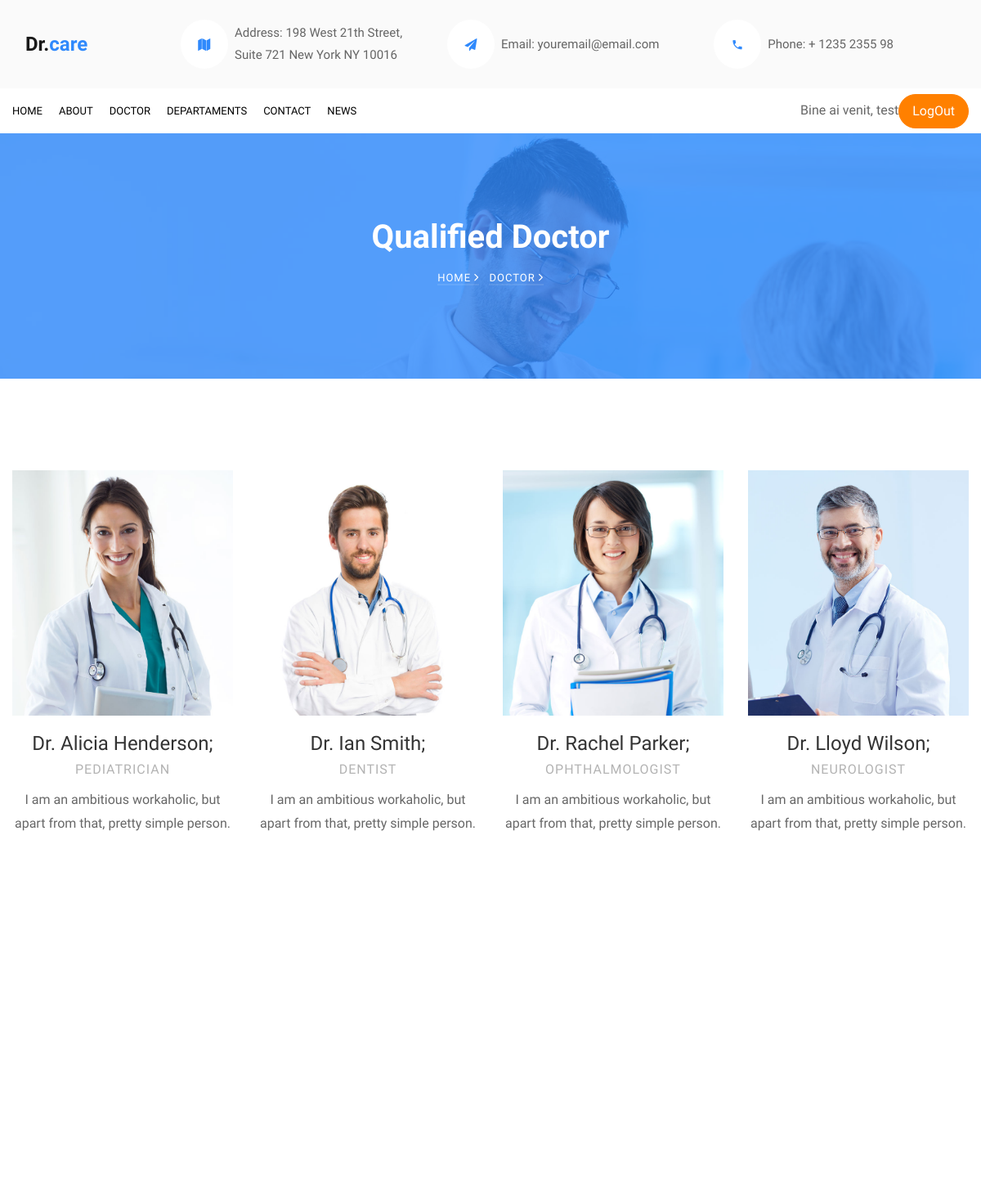
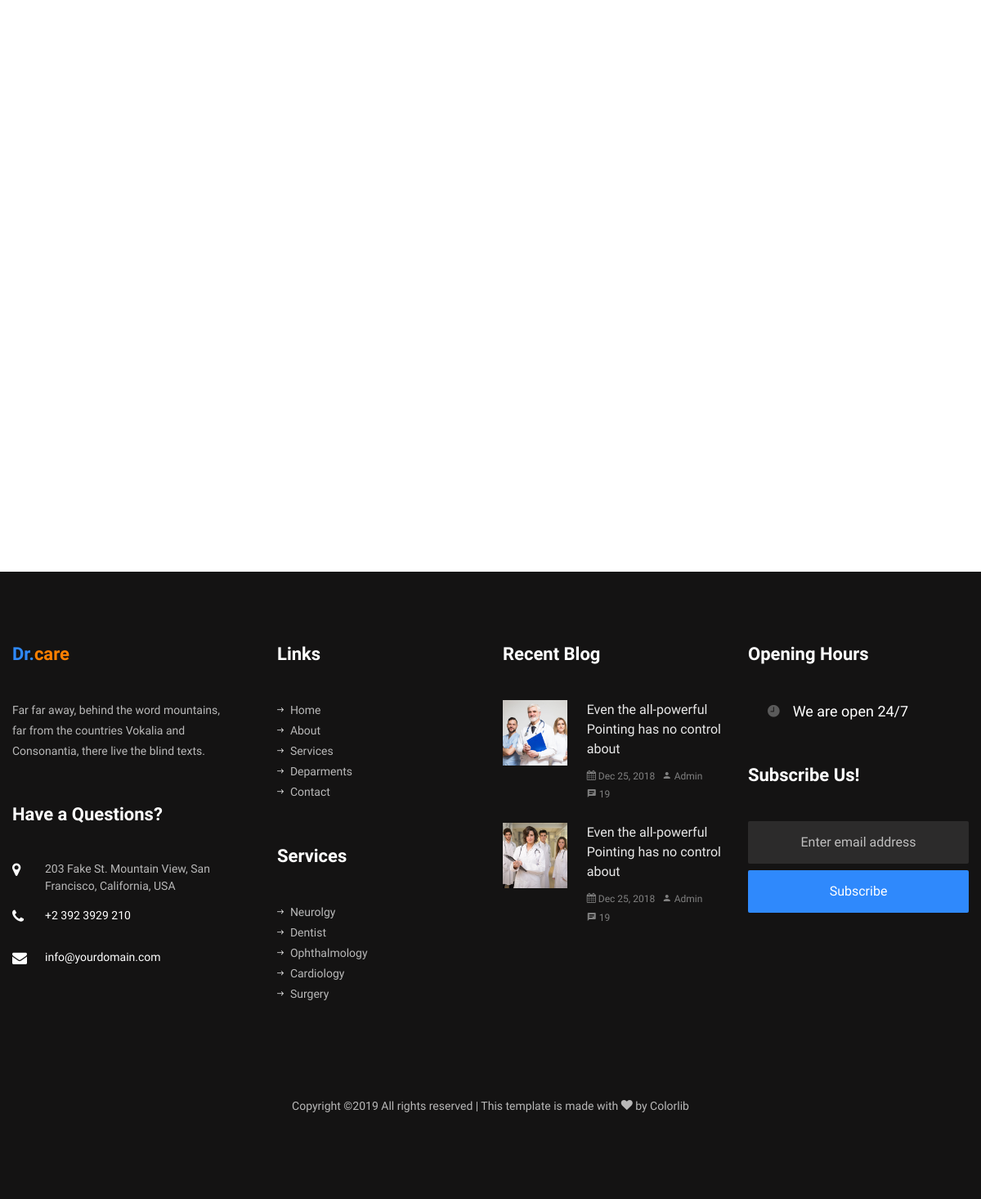
Screenshot of /doctor.php (signed in) with the database file from the repository (2 pictures, top to bottom).
### tables this page shows
CREATE TABLE IF NOT EXISTS `menu` (
  `id` int(11) NOT NULL AUTO_INCREMENT,
  `name` varchar(30) NOT NULL,
  `link` varchar(30) NOT NULL,
  PRIMARY KEY (`id`)
);

CREATE TABLE IF NOT EXISTS `doctor` (
  `id` int(11) NOT NULL AUTO_INCREMENT,
  `name` varchar(40) NOT NULL,
  `img` varchar(100) NOT NULL,
  `descriere` varchar(200) NOT NULL,
  `specializare` varchar(20) NOT NULL,
  PRIMARY KEY (`id`)
);

### doctor.php (the view, shortened to what this page needs)
<html lang="en">
    <?php include(ROOT_PATH . "/php/functions.php"); ?>
    <?php include("parts/head.php"); ?>
  <body>
    <?php include("parts/headinfo.php"); ?>
    <?php include("parts/menu.php") ?>
    <section class="hero-wrap hero-wrap-2" style="background-image: url('images/bg_1.jpg');" data-stellar-background-ratio="0.5">
      <div class="overlay"></div>
      <div class="container">
        <div class="row no-gutters slider-text align-items-center justify-content-center">
          <div class="col-md-9 ftco-animate text-center">
            <h1 class="mb-2 bread">Qualified <?php echo $vector[2] ?></h1>
            <p class="breadcrumbs"><span class="mr-2"><a href="index.html">Home <i class="ion-ios-arrow-forward"></i></a></span> <span>Doctor <i class="ion-ios-arrow-forward"></i></span></p>
          </div>
        </div>
      </div>
    </section>
		<section class="ftco-section">
			<div class="container">
				<div class="row">
                          <?php
                         $selectDoctor = "SELECT * FROM `doctor` ORDER BY id DESC LIMIT 4";
                         $resultSelectDoctor  = $conn->query($selectDoctor);
                             if ($resultSelectDoctor->num_rows > 0) {
            while($row = $resultSelectDoctor->fetch_assoc()) {
            echo '					<div class="col-md-6 col-lg-3 ftco-animate">
						<div class="staff">
							<div class="img-wrap d-flex align-items-stretch">
								<div class="img align-self-stretch" style="background-image: url(images/'.$row['img'].');"></div>
							</div>
							<div class="text pt-3 text-center">
								<h3>'.$row['name'].';
            </h3>
								<span class="position mb-2">'.$row['specializare'].'</span>
								<div class="faded">
									<p>'.$row['descriere'].'</p>
									<ul class="ftco-social text-center">
		                <li class="ftco-animate"><a href="#"><span class="icon-twitter"></span></a></li>
		                <li class="ftco-animate"><a href="#"><span class="icon-facebook"></span></a></li>
		                <li class="ftco-animate"><a href="#"><span class="icon-google-plus"></span></a></li>
		                <li class="ftco-animate"><a href="#"><span class="icon-instagram"></span></a></li>
		              </ul>
	              </div>
							</div>
						</div>
					</div>';
            }
            }
                          ?>
				</div>
			</div>
		</section>
 <?php include("parts/footer.php"); ?>
  </body>
</html>

### php/functions.php (shortened to what this page needs)
<?php
function getMenuLinks($conn){
    $SelectMenu = "SELECT `id`,`name`,`link` FROM `menu` ORDER BY `id` ASC";
    $resultSelectMenu = $conn->query($SelectMenu);
    if($resultSelectMenu->num_rows > 0){
        while($row = $resultSelectMenu->fetch_assoc()) {
        echo '<li class="nav-item"><a href="/'.$row['link'].'.php" class="nav-link pl-0">'.$row['name'].'</a></li>';
    }
  }
}

### rows the page displays
menu: name "HOME"
menu: name "ABOUT"
menu: name "DOCTOR"
menu: name "DEPARTAMENTS"
menu: name "CONTACT"
menu: name "NEWS"
doctor: img (picture), name "Dr. Alicia Henderson", specializare "PEDIATRICIAN", descriere "I am an ambitious workaholic, but apart from that, pretty simple person."
doctor: img (picture), name "Dr. Ian Smith", specializare "DENTIST", descriere "I am an ambitious workaholic, but apart from that, pretty simple person."
doctor: img (picture), name "Dr. Rachel Parker", specializare "OPHTHALMOLOGIST", descriere "I am an ambitious workaholic, but apart from that, pretty simple person."
doctor: img (picture), name "Dr. Lloyd Wilson", specializare "NEUROLOGIST", descriere "I am an ambitious workaholic, but apart from that, pretty simple person."

### other values shown
$_SESSION['nume'] "test"
$vector[2] "Doctor"
